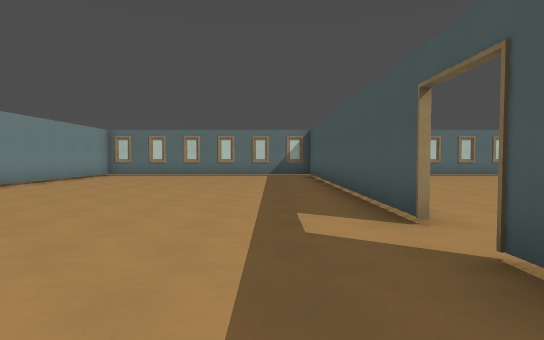
view 1 (above)

12 first-person views from a walk through a level from a Godot 3-D game. The camera is 1.5 m above the floor, tilts 2° down and sees 80° across. The floor is counted in squares, 2 m on a side. Each view is taken from the middle of a square. On the plan, view 1 faces up. The plan holds only what a view shows up to about 11 squares ahead; the rest is blank. The place goes on beyond the plan. Surface patterns are stand-ins for the level's own textures.

view 2
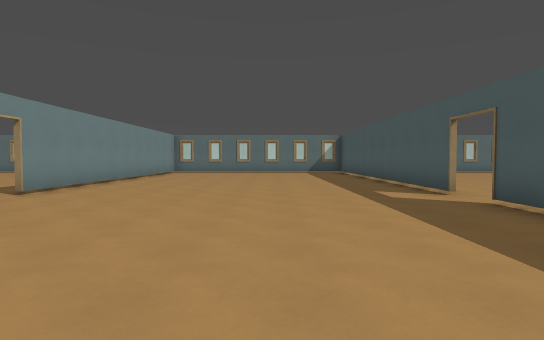

view 3
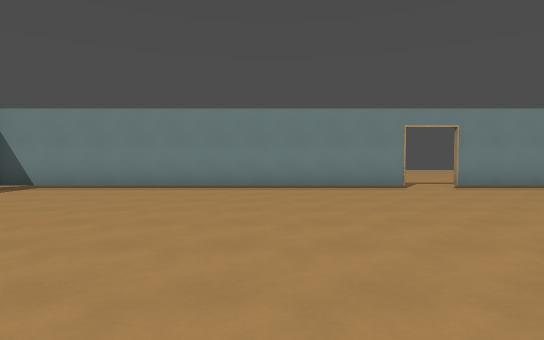

view 4
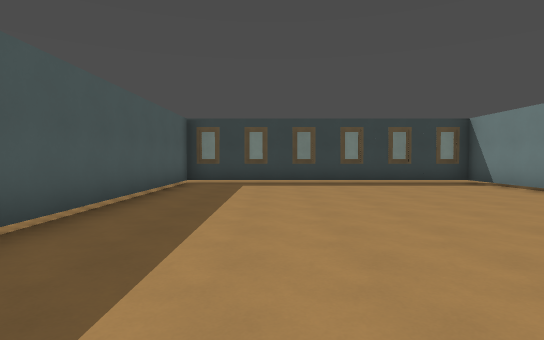

view 5
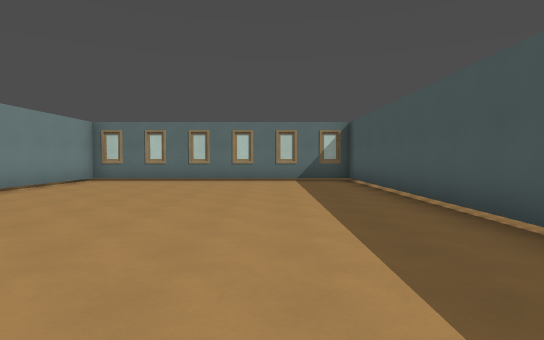

view 6
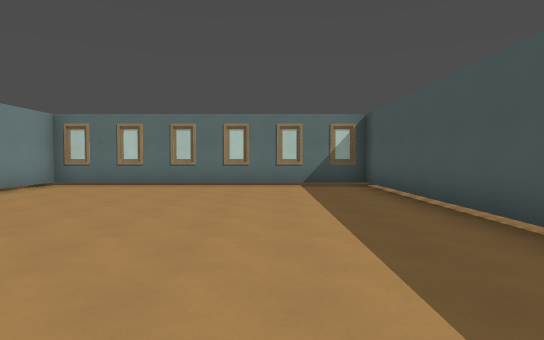

view 7
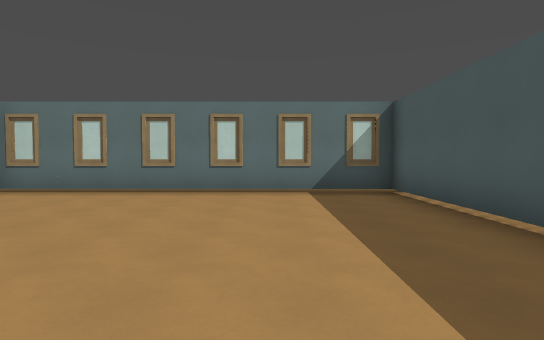

view 8
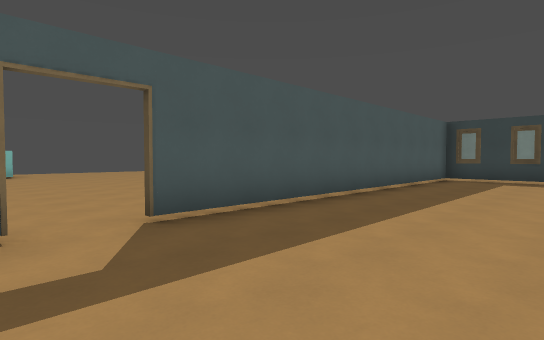

view 9
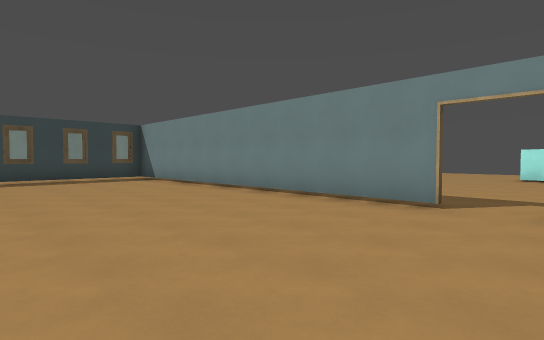

view 10
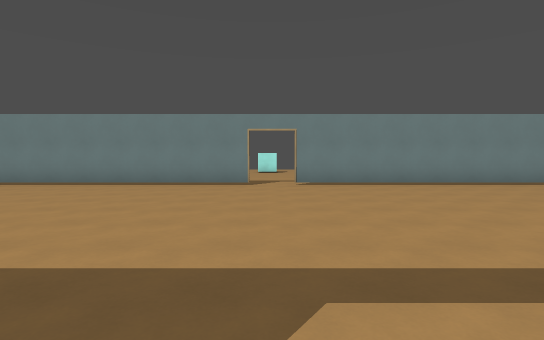

view 11
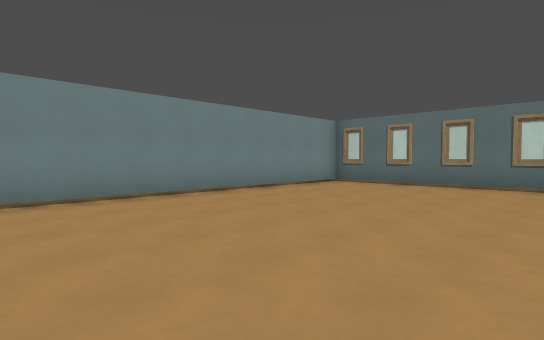

view 12
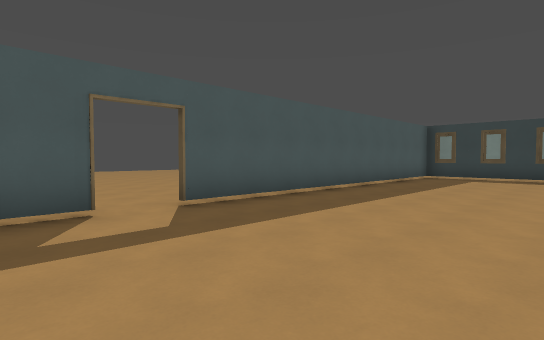

### Floor plan
Key: @ floor where view 1 was taken; # wall or solid block; . floor; T thing the floor can be seen under or through.
Columns run from 16 left of view 1 to 11 right of it. Each row starts with its distance up from view 1.
 15          ##########
 14         .#........#
 13         .#........#
 12         .#........#
 11         .#........#   ..
 10         .T........#  ...
  9         .T........#  ..
  8         .T........# ...
  7         .T........#...
  6       ...T........#..
  5       ...T........#..
  4       ...#........#.
  3 #...........................
  2  ........#........#.........
  1   ....  .#........# .......
  0         .#......@.#   ....
 -1         .#........#
 -2         .#........#
 -3         .#........#
 -4         .#........#
 -5         .#........#
 -6         .#........#
 -7         .#........#
 -8         .##########
 -9          ..........

Where each view was taken, in squares from view 1:
view 1: 0 up, 0 right, facing up
view 2: 3 down, 2 left, facing up
view 3: 1 down, 1 right, facing left
view 4: 2 up, 1 left, facing down
view 5: 3 up, 1 left, facing up
view 6: 5 up, 1 left, facing up
view 7: 7 up, 1 left, facing up
view 8: 4 up, 2 left, facing down-right
view 9: 4 up, 2 left, facing down-left
view 10: 3 up, 2 right, facing left
view 11: 5 up, 1 left, facing up-left
view 12: 5 up, 3 left, facing down-right
